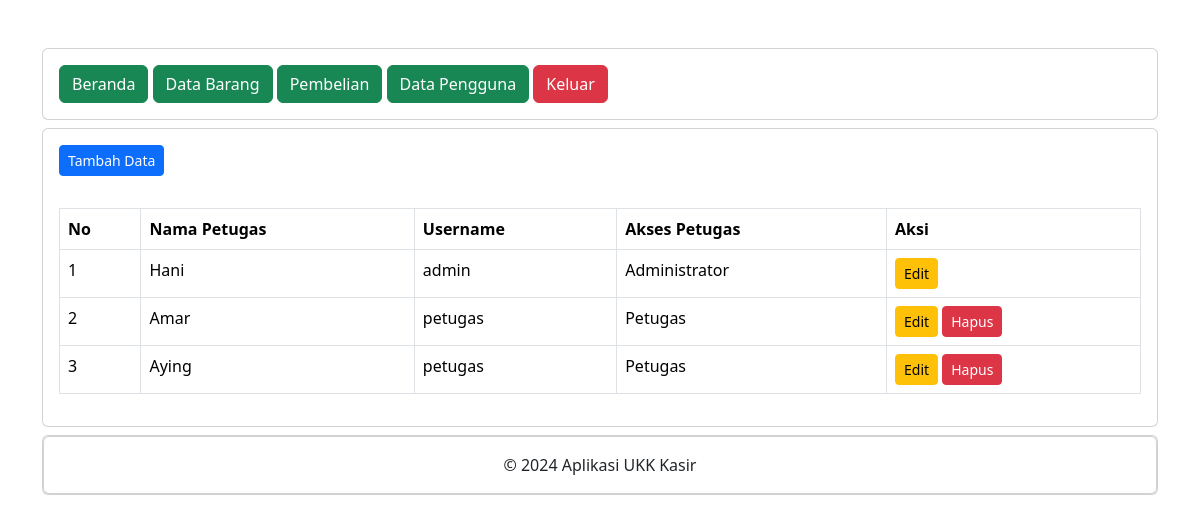
The page /administrator/data_pengguna.php (signed in) on the database its author committed.
### tables this page shows
CREATE TABLE `petugas` (
  `id_petugas` int(11) NOT NULL,
  `nama_petugas` varchar(255) NOT NULL,
  `username` text NOT NULL,
  `password` text NOT NULL,
  `level` int(11) NOT NULL
);

### administrator/data_pengguna.php (the view, shortened to what this page needs)
<?php
include "header.php";
include "navbar.php";
?>
<div class="card mt-2">
    <div class="card-body">
        <button type="button" class="btn btn-primary btn-sm" data-bs-toggle="modal" data-bs-target="#tambah-data">
            Tambah Data
        </button>
    </div>
    <div class="card-body">
        <table class="table table-bordered">
            <thead>
                <tr>
                    <th>No</th>
                    <th>Nama Petugas</th>
                    <th>Username</th>
                    <th>Akses Petugas</th>
                    <th>Aksi</th>
                </tr>
            </thead>
            <tbody>
                <?php
                include '../koneksi.php';
                $no = 1;
                $data = mysqli_query($koneksi,"select * from petugas");
                while($d = mysqli_fetch_array($data)){
                    ?>
                    <tr>
                        <td><?php echo $no++ ?></td>
                        <td><?php echo $d['nama_petugas']; ?></td>
                        <td><?php echo $d['username']; ?></td>
                        <td>
                            <?php
                            if ($d['level'] == '1') { ?>
                            Administrator
                            <?php } else { ?>
                            Petugas
                            <?php } ?>
                        </td>
                        <td>
                        <button type="button" class="btn btn-warning btn-sm" data-bs-toggle="modal" data-bs-target="#edit-data<?php echo $d['id_petugas']; ?>">
                            Edit
                        </button>
                        <?php
                        if ($d['level'] == $_SESSION['level']) { ?>
                        <?php } else { ?>
                            <button type="button" class="btn btn-danger btn-sm" data-bs-toggle="modal" data-bs-target="#hapus-data<?php echo $d['id_petugas']; ?>">
                                Hapus
                            </button>
                        <?php } ?>
                        </td>
                    </tr>
                <?php } ?>
            </tbody>
        </table>
    </div>
</div>
<?php
include "footer.php";
?>

### rows shown on the page
petugas: nama_petugas "Hani", username "admin", level "Administrator"
petugas: nama_petugas "Amar", username "petugas", level "Petugas"
petugas: nama_petugas "Aying", username "petugas", level "Petugas"
